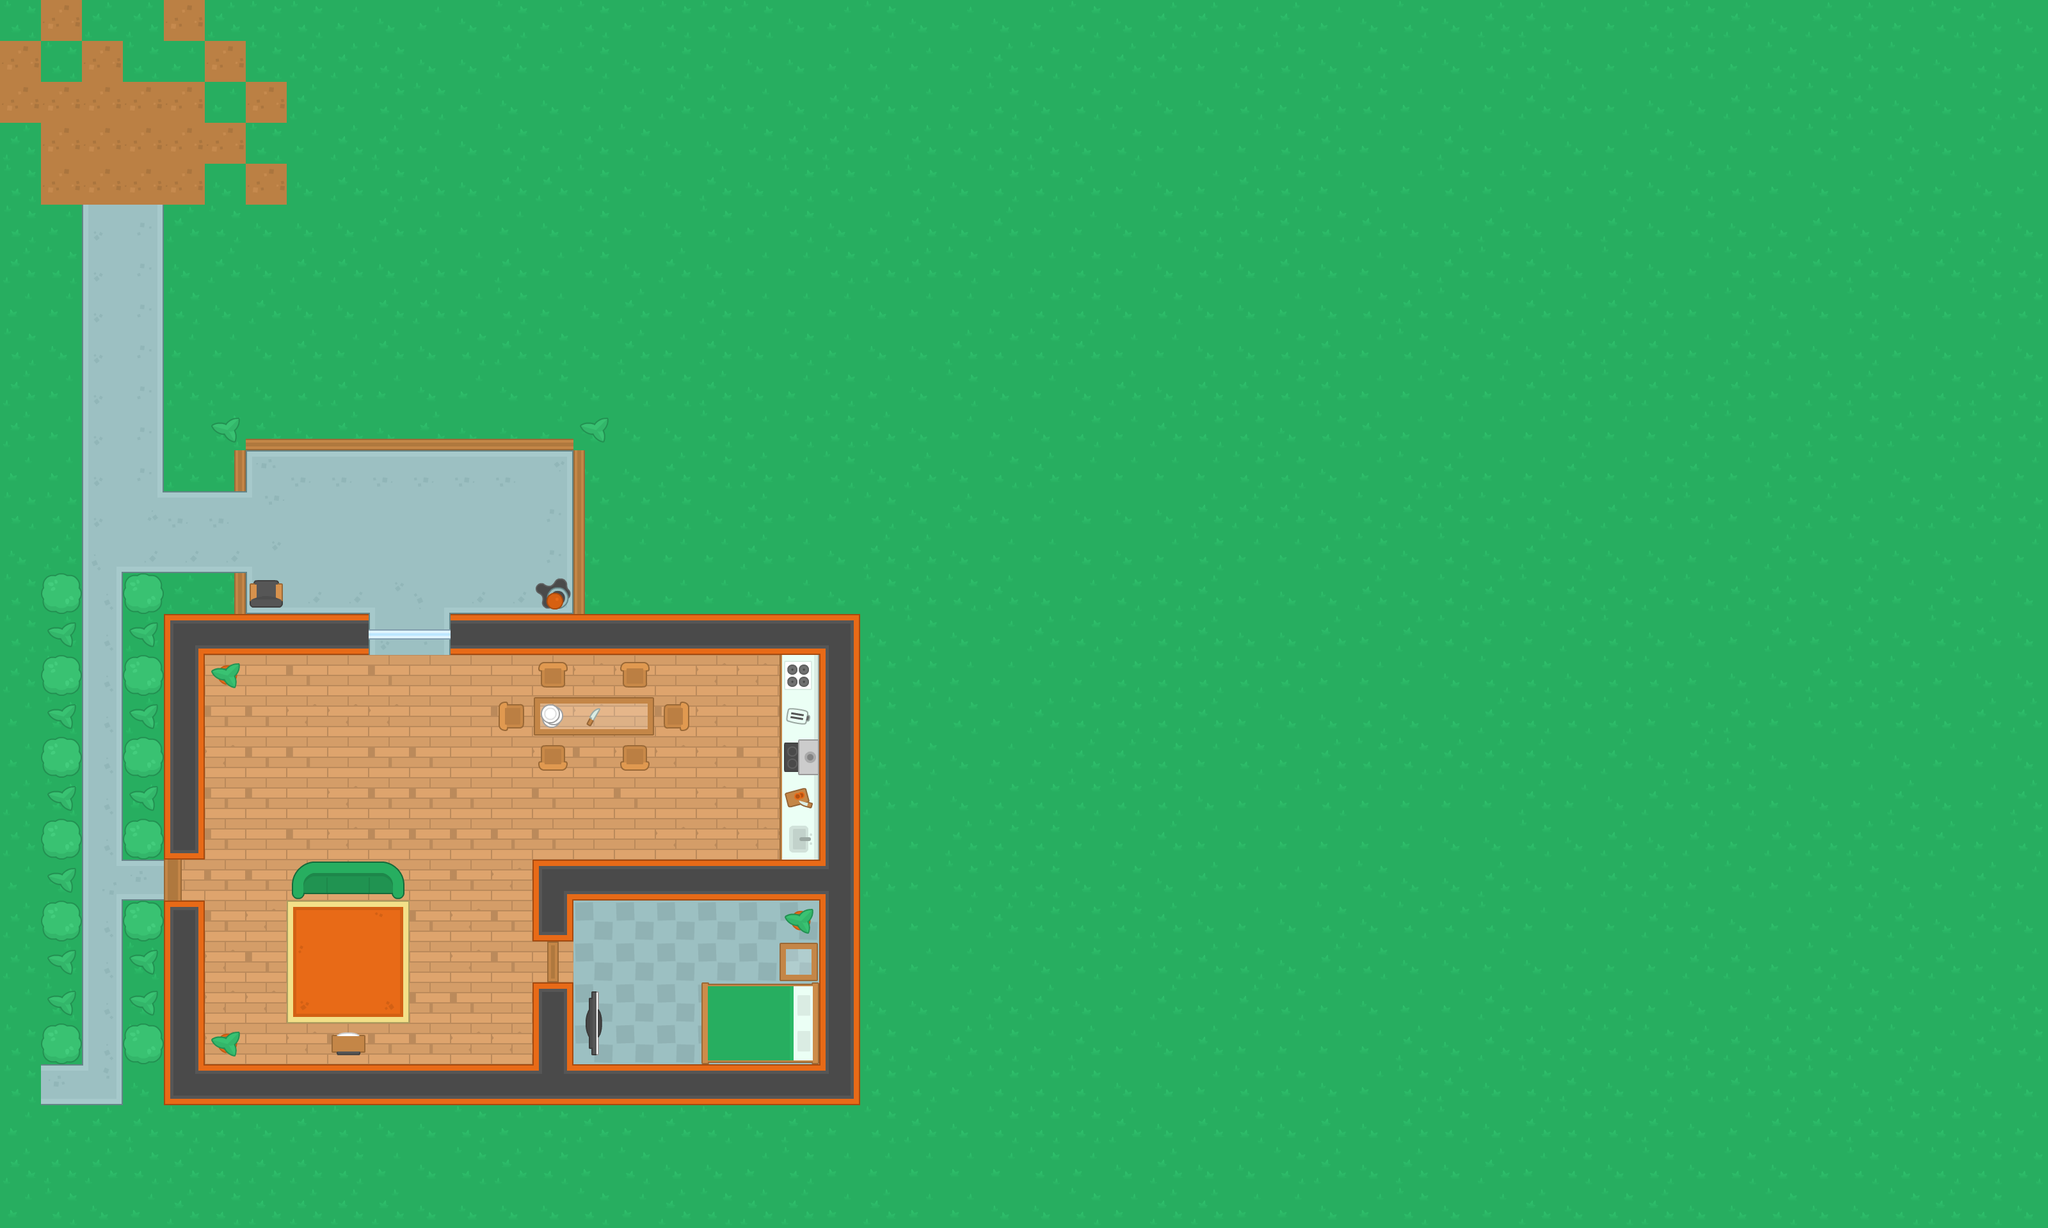

The image is a tile-based game level rendered from a .tmx file. Its description and source (layers, tilesets, objects; grid data summarised) follow:
An orthogonal 50x30 tile map with 64x64 px tiles, 4 tile layers (Ground, walls, objects, decorations).

<map version="1.4" tiledversion="1.4.2" orientation="orthogonal" renderorder="right-down" width="50" height="30" tilewidth="64" tileheight="64" infinite="0" nextlayerid="5" nextobjectid="1">
 <tileset firstgid="1" source="maps/Kenney topdown pack.tsx" />
 <layer id="1" name="Ground" width="50" height="30">
  <data>[1500 cells, 1500 non-empty, 36 distinct tile ids]</data>
 </layer>
 <layer id="2" name="walls" width="50" height="30">
  <data>[1500 cells, 79 non-empty, 16 distinct tile ids]</data>
 </layer>
 <layer id="3" name="objects" width="50" height="30">
  <data>[1500 cells, 55 non-empty, 26 distinct tile ids]</data>
 </layer>
 <layer id="4" name="decorations" width="50" height="30">
  <data>[1500 cells, 6 non-empty, 5 distinct tile ids]</data>
 </layer>
</map>
